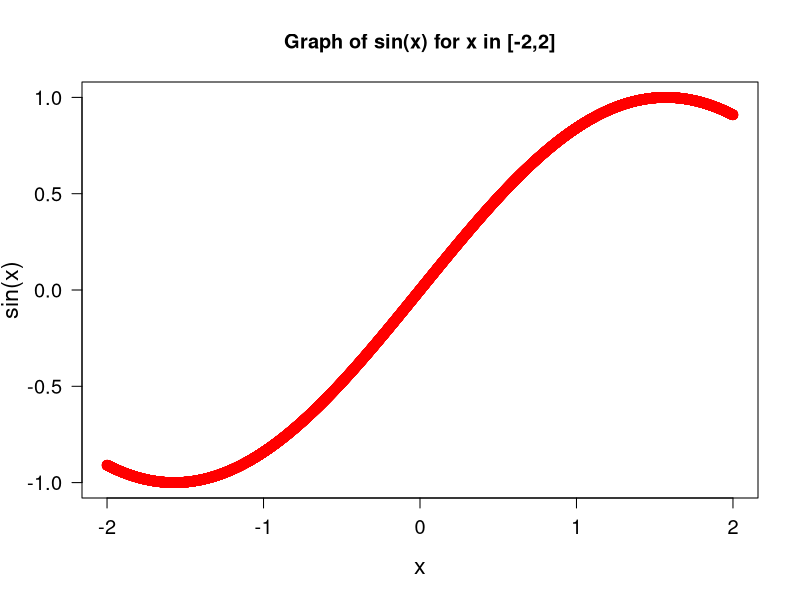
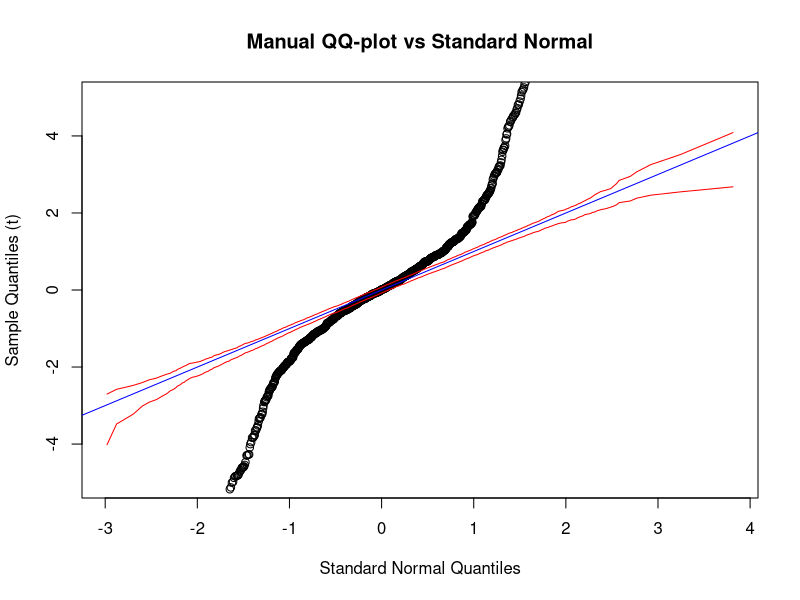
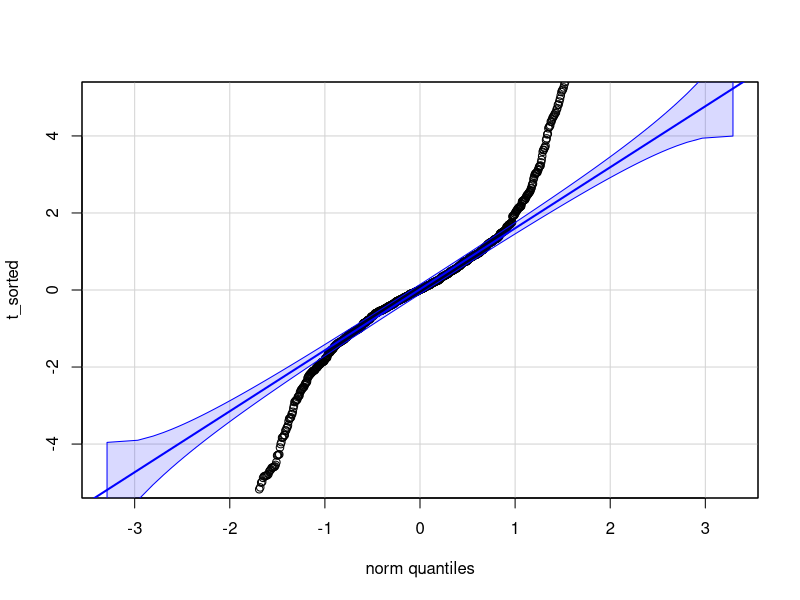

The R script that drew these images, in order:
# Author : Beno Tiroyakgosi
# Date   : 07 February 2026
# Subject: Statistical Computing Practical 1 


#==============================================
#  Load Packages
#==============================================
library(car)


#==============================================
#  Load Data
#==============================================

data("airquality")
data("cars")




#===============================================
#  Practical 1
#===============================================


#-----------------------------------------------
#  Question 1
#-----------------------------------------------


# This checks for NA in all the entries of the data frame
logical_df <- is.na(airquality)       
  
# Summing across the rows. If NA exists its recorded as 1 in logical_df
check_na <-  apply(logical_df,1,sum)

# creates a vector with the rows which have NA
rows_with_na <- which(check_na>0)
print(rows_with_na)

#-------------------------------------------------
#  Question 2
#-------------------------------------------------

statistics_fun <- function(input){
  # This function computes the mean, sd, min and max of a numerical vector input
  # This function returns a vector of the statistics 
  # NAs are removed during computation and results are rounded to 2 decimal places
  
  average   <- round(mean(input, na.rm = TRUE), 2)
  stand_dev <- round(sd(input, na.rm = TRUE), 2)
  min_val   <- round(min(input, na.rm = TRUE), 2)
  max_val   <- round(max(input, na.rm = TRUE), 2)
  
  return(c(average, stand_dev, min_val, max_val))
  
  }

# calling function to compute stats
temp_stats  <- statistics_fun(airquality$Temp)    
ozone_stats <- statistics_fun(airquality$Ozone)


# Creating data frame of statistics 
stats_df <- data.frame(temp_stats,
                       ozone_stats,
                       row.names = c("Mean", "Standard Deviation", "Minimum", "Maximum")
                       )

print(stats_df)

#---------------------------------------------
# Question 3
#---------------------------------------------



# Binding 1s to regressor/X which accounts for intercept

regressor_x <- cbind(1, cars$speed) 

# Storing dependent variable/ Y
dependent_var_y <- cars$dist


# Beta computation
beta <- solve(t(regressor_x) %*% regressor_x) %*% t(regressor_x) %*% dependent_var_y
print(beta)



#-----------------------------------------------
#  Question 4
#-----------------------------------------------

# Fit linear regression model where distance depends on speed
linear_model <- lm(dist ~ speed, data = cars)
summary(linear_model)



#===============================================
#  Day 3: Question 4 and 5
#===============================================


#-----------------------------------------------
#  Question 4
#-----------------------------------------------

# Generate a sequence of 10000 numbers from -2 to 2
nums <- seq(-2, 2 , length.out = 10000)

# Obtain the respective sin(x) values
sin_values <- sin(nums)

plot(nums, sin_values,
     pch  = 19,        # plot character
     main = "Graph of sin(x) for x in [-2,2]",
     xlab = "x",
     ylab = "sin(x)",
     lwd  = 3,         # line width
     col  = "red",
     las  = 1  ,       # axis 
     cex.lab = 1.4,    # axis titles
     cex.axis = 1.2   # axis tick labels
     )


#------------------------------------------------
#  Question 5
#------------------------------------------------


# sampling from a t-distribution
# setting seed makes simulation reproducible 
set.seed(123)          
t_sample <- rt(1000, df = 1)

# The QQ-plot compares ordered values so the values sampled are sorted

t_sorted <- sort(t_sample)
num_of_t <- length(t_sorted)

# Approximate normal quantiles to plot against t sample quantiles
set.seed(456)
sim_norm        <- rnorm(10000)
sim_norm_sorted <- sort(sim_norm)

# relative position to be used for quantile matching
relative_pos_cal <- (1:num_of_t) / num_of_t   

#relative position multiplied by total number of sim norm  to exctract 1000 associated values
expected_q <- sim_norm_sorted[round(relative_pos_cal * length(sim_norm_sorted))] 

#Beginning of 95% envelope
set.seed(789)
n_sims <- 1000

# simulate 1000x1000 matrix with columns being from the same normal sample. So 1000 samples. 
# The idea is to obtain the 2.5th and 97.5th quantile from each nth sample to plot

sim_matrix <- matrix(rnorm(num_of_t*n_sims), nrow = num_of_t, ncol = n_sims)

# sorting columns then obtaining quantiles
sim_matrix <- apply(sim_matrix, 2, sort)

lower_2_point_5 <- function(input){
  #This function finds and returns the 2.5th percentile 
  
  return(quantile(input, probs = 0.025))
}

upper_97_point_5 <- function(input){
  #This function finds and returns the 97.5th percentile
  
  return(quantile(input, probs = 0.975))
}


lower <- apply(sim_matrix, 1, lower_2_point_5)
upper <- apply(sim_matrix, 1, upper_97_point_5)

# Manual QQ-plot
plot(expected_q, t_sorted,
     xlab = "Standard Normal Quantiles", 
     ylab = "Sample Quantiles (t)", 
     main = "Manual QQ-plot vs Standard Normal",
     type = "p",
     col = "black",
     ylim = c(-5,5)                              # adjusting y axis limits to match presentation of qqPlot
)
lines(expected_q, lower, col = "red", lty = 1)   # lower bound (2.5th quantile)
lines(expected_q, upper, col = "red", lty = 1)   # upper bound (97.5th quantile)
abline(0, 1, col = "blue", lwd = 1)  # 45 degree line


# QQ-plot against standard normal for verification
qqPlot(t_sorted, envelope = 0.95, ylim = c(-5, 5))


